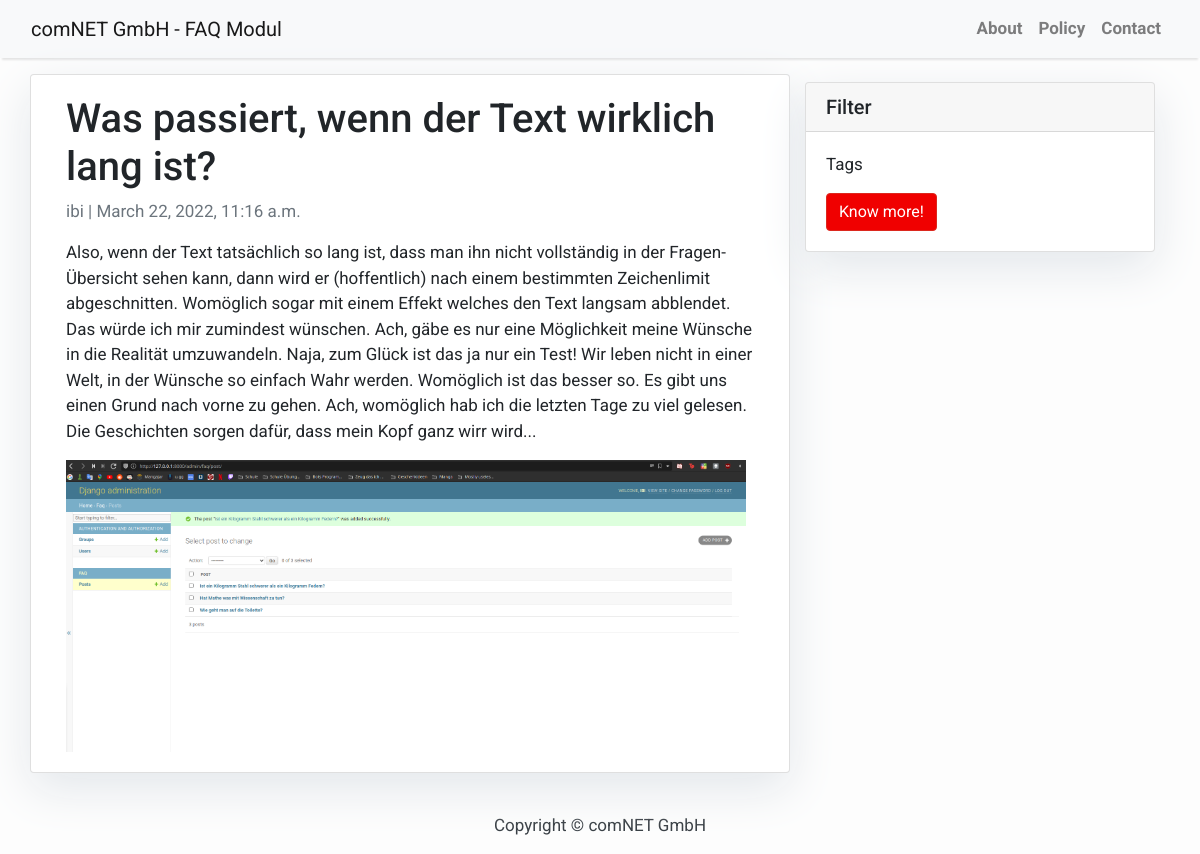
The app's page /was-passiert-wenn-der-text-wirklich-lang-ist/ with its own data.
### faq/models.py (models this page shows, shortened)
class Post(models.Model):
    title = models.CharField(max_length=200, unique=True)
    slug = models.SlugField(max_length=200, unique=True)
    author = models.ForeignKey(User, on_delete=models.CASCADE, related_name='faq_posts')
    updated_on = models.DateTimeField(auto_now=True)
    content = models.TextField()
    image = models.ImageField(upload_to='images/', null=True)
    created_on = models.DateTimeField(auto_now_add=True)
    status = models.IntegerField(choices=STATUS, default=0)
    class Meta:
        ordering = ['-created_on']

### faq/views.py (the view)
# urls.py: path('<slug:slug>/', views.PostDetail.as_view(), name='post_detail'),
class PostDetail(generic.DetailView):
    model = Post
    template_name = 'post_detail.html'

### templates/post_detail.html
{% extends 'base.html' %} {% block content %}
<div class="container">
  <div class="row">
    <div class="col-md-8 card mb-4  mt-3 left  top">
      <div class="card-body">
        <h1>{% block title %} {{ object.title }} {% endblock title %}</h1>
        <p class=" text-muted">{{ post.author }} | {{ post.created_on }}</p>
        <p class="card-text ">{{ object.content | safe }}</p>
        <img src="{{ post.image.url }}" width="680">
      </div>
    </div>
    {% block sidebar %} {% include 'sidebar.html' %} {% endblock sidebar %}
  </div>
</div>
{% endblock content %}

### templates/base.html (style rules this page uses)
body { font-family: "Roboto", sans-serif; font-size: 17px; background-color: #fdfdfd; }

### templates/sidebar.html (style rules this page uses)
.card { box-shadow: 0 16px 48px #E3E7EB; }

### records on screen
Post: title "Was passiert, wenn der Text wirklich lang ist?", author "ibi", created_on "March 22, 2022, 11:16 a.m.", content "Also, wenn der Text tatsächlich so lang ist, dass man ihn nicht vollständig in der Fragen-Übersicht sehen kann, dann wird er (hoffentlich) nach einem bestimmten Zeichenlimit abgeschnitten. Womöglich sogar mit einem Effekt welches den Text langsam abblendet. Das würde ich mir zumindest wünschen. Ach, gäbe es nur eine Möglichkeit meine Wünsche in die Realität umzuwandeln. Naja, zum Glück ist das ja nur ein Test! Wir leben nicht in einer Welt, in der Wünsche so einfach Wahr werden. Womöglich ist das besser so. Es gibt uns einen Grund nach vorne zu gehen. Ach, womöglich hab ich die letzten Tage zu viel gelesen. Die Geschichten sorgen dafür, dass mein Kopf ganz wirr wird...", image (picture)
